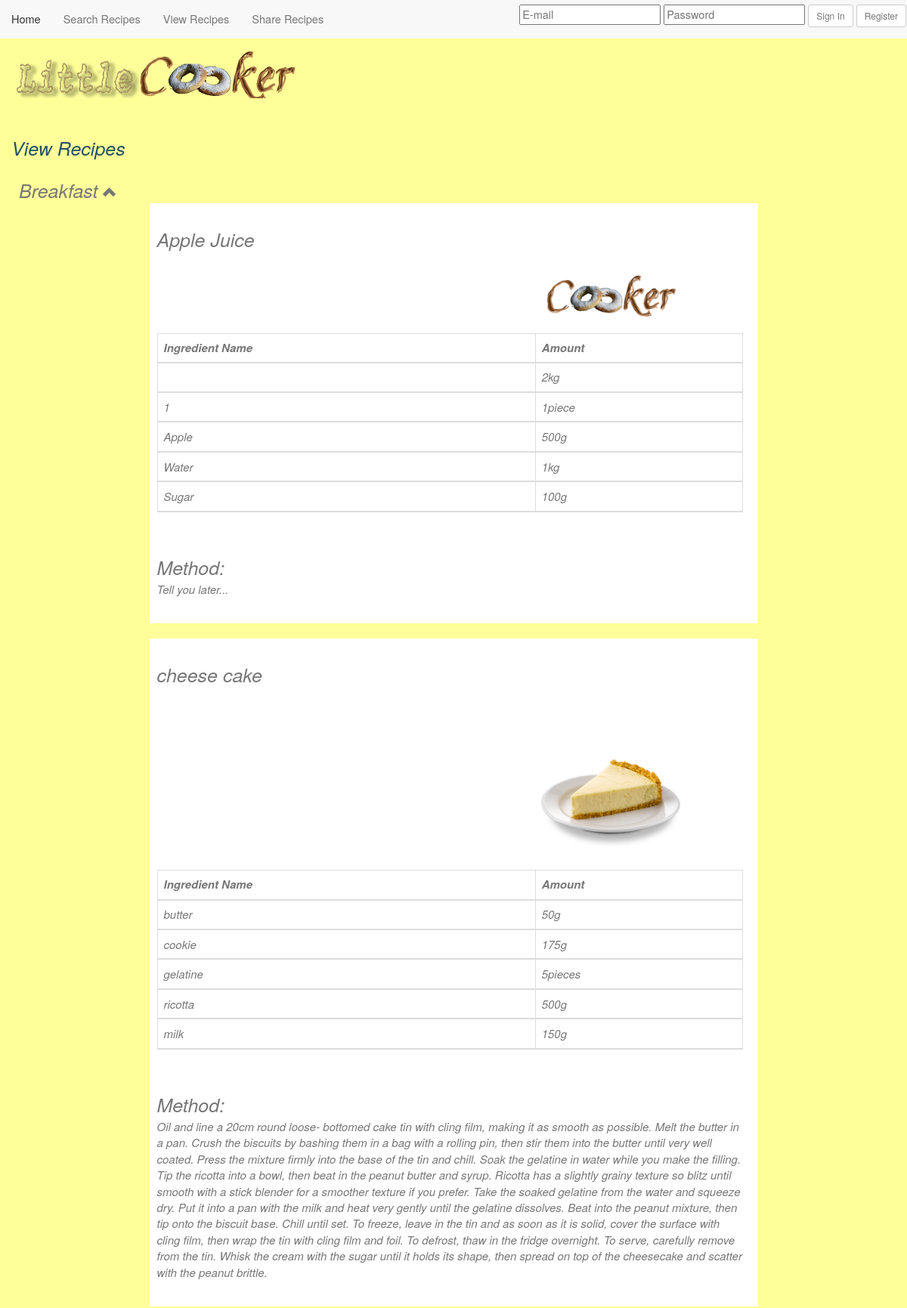
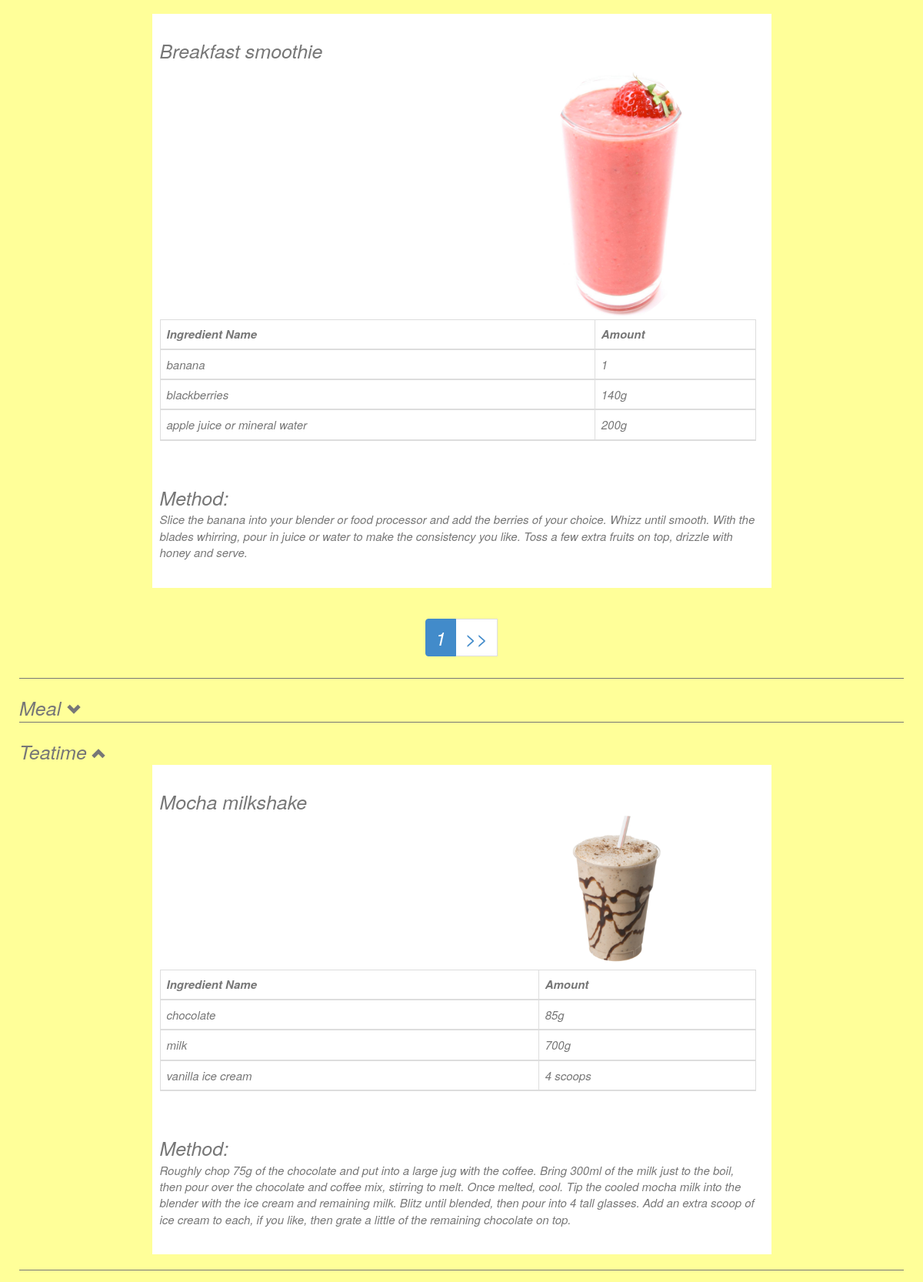
The page /recipeView.php?&&Breakfast=0&Teatime=0 (upper part) on the database its author committed (2 pictures, top to bottom).
### tables this page shows
CREATE TABLE `recipes` (
  `id` int(11) NOT NULL AUTO_INCREMENT,
  `name` varchar(100) NOT NULL,
  `occasion` enum('Breakfast','Meal','Teatime','Party') DEFAULT NULL,
  `method` text,
  `user` int(11) DEFAULT NULL,
  PRIMARY KEY (`id`)
);

CREATE TABLE `ingredients` (
  `id` int(10) unsigned NOT NULL AUTO_INCREMENT,
  `name` varchar(255) NOT NULL,
  `type` enum('vegetable','fruit','meat','diary','snack','condiment') NOT NULL,
  PRIMARY KEY (`id`)
);

CREATE TABLE `recipesingredients` (
  `id` int(10) unsigned NOT NULL AUTO_INCREMENT,
  `recipe` int(11) NOT NULL,
  `ingredient` int(11) NOT NULL,
  `created_at` timestamp NOT NULL DEFAULT '0000-00-00 00:00:00',
  `updated_at` timestamp NOT NULL DEFAULT '0000-00-00 00:00:00',
  `amount` varchar(100) DEFAULT NULL,
  PRIMARY KEY (`id`),
  KEY `recipesingredients_recipe_index` (`recipe`)
);

### developper/show.php (the view, shortened to what this page needs)
<?php
function show($object,$index,$no,$pag,$url){
        $dsn= database::connect();
        $result=$dsn->query("SELECT * FROM `recipes` WHERE $object");
        $row = $result->fetchALL();
        $n=sizeof($row);
        $limit=3;
        $totalpage=floor(($n-1)/$limit)+1;
        $page=$no;
        if($page){
            $start=($page-1)*$limit;
        }
        else{
            $start=0;$page=1;
        }
        if($start+$limit<=$n){$fin=$start+$limit;}else{$fin=$n;};
            for($i=$start;$i<$fin;$i++ ){
                echo "<div class='recipe'>";
                $id=$row[$i]['id'];
                echo $row[$i]['name'];
                if(file_exists("recipeimg/".$id.".png")){
                    echo "<img class='img-circle' src='recipeimg/$id.png'>";
                }else{
                    echo"<img class='img-circle' src='recipeimg/cooker.png'>";
                }
                $id=$row[$i]['id'];
                $ing=$dsn->query("SELECT * FROM `recipesingredients` WHERE `recipe`='$id' ");
                echo"<table class='ingredient table table-bordered'><thead><tr><th>Ingredient Name</th><th>Amount</th><tr><thead>";
                $rowing=$ing->fetchALL();
                for($j=0;$j<sizeof($rowing);$j++){
                    $id=$rowing[$j]['ingredient'];
                    $ingname=$dsn->query("SELECT * FROM `ingredients` WHERE `id`='$id' ");
                    $name=$ingname->fetch(PDO::FETCH_ASSOC);
                    echo"<tr><td>";
                    echo $name['name'];
                    echo"</td><td>";
                    echo $rowing[$j]['amount'];
                    echo"</td></tr>";
                };
                echo"</table><br>Method:<br>";
                echo "<p class='method'>";
                echo $row[$i]["method"];
                echo '</p>';
                echo "</div>";
            };
            $pagination="";
            if($totalpage>1){
                $pagination.="<div class='text-center'><ul class='pagination'>";
                $pagination.="<li class='active'><a href='$url$index=$page&$pag'>$page</a></li>";
                if($page<$totalpage){
                    $pagination.="<li><a href='$url$index=$totalpage&$pag'>>></a><li>";
                }
                $pagination.="</ul></div>";
            }
            echo $pagination;
    }
?>

### css/perso.css (style rules this page uses)
body { font-size: 14px; background-color: #FFFF99; }
.jumbotron .ingredient { font-size:18px; width:100%; text-align: left; color:#777777; }
.jumbotron a { text-decoration: underline; font-style: italic; color:#8a6d3b; }
.recipe { padding:30px 20px 20px 10px; margin-left:auto; margin-right:auto; margin-bottom: 20px; width:70%; background: white; color:#777777; font-size:25px; }
.recipe .ingredient { font-size:15px; width:100%; text-align: left; color:#777777; }
.recipe .method { font-size:15px; color:#777777; }
.occasion a { color:inherit; }
.img-circle { margin-left: 500px; width:200px; }

### rows shown on the page
recipes: name "Apple Juice", method "Tell you later..."
recipesingredients: amount "2kg"
ingredients: name "1"
recipesingredients: amount "1piece"
ingredients: name "Apple"
recipesingredients: amount "500g"
ingredients: name "Water"
recipesingredients: amount "1kg"
ingredients: name "Sugar"
recipesingredients: amount "100g"
recipes: name "cheese cake", shows a picture, method "Oil and line a 20cm round loose- bottomed cake tin with cling film, making it as smooth as possible. Melt the butter in a pan. Crush the biscuits by bashing them in a bag with a rolling pin, then stir them into the butter until very well coated. Press the mixture firmly into the base of the tin and chill. Soak the gelatine in water while you make the filling. Tip the ricotta into a bowl, then beat in the peanut butter and syrup. Ricotta has a slightly grainy texture so blitz until smooth with a stick blender for a smoother texture if you prefer. Take the soaked gelatine from the water and squeeze dry. Put it into a pan with the milk and heat very gently until the gelatine dissolves. Beat…"
ingredients: name "butter"
recipesingredients: amount "50g"
ingredients: name "cookie"
recipesingredients: amount "175g"
ingredients: name "gelatine"
recipesingredients: amount "5pieces"
ingredients: name "ricotta"
recipesingredients: amount "500g"
ingredients: name "milk"
recipesingredients: amount "150g"
recipes: name "Breakfast smoothie", shows a picture, method "Slice the banana into your blender or food processor and add the berries of your choice. Whizz until smooth. With the blades whirring, pour in juice or water to make the consistency you like. Toss a few extra fruits on top, drizzle with honey and serve."
ingredients: name "banana"
recipesingredients: amount "1"
ingredients: name "blackberries"
recipesingredients: amount "140g"
ingredients: name "apple juice or mineral water"
recipesingredients: amount "200g"
recipes: name "Mocha milkshake", shows a picture, method "Roughly chop 75g of the chocolate and put into a large jug with the coffee. Bring 300ml of the milk just to the boil, then pour over the chocolate and coffee mix, stirring to melt. Once melted, cool. Tip the cooled mocha milk into the blender with the ice cream and remaining milk. Blitz until blended, then pour into 4 tall glasses. Add an extra scoop of ice cream to each, if you like, then grate a little of the remaining chocolate on top."
ingredients: name "chocolate"
recipesingredients: amount "85g"
recipesingredients: amount "700g"
ingredients: name "vanilla ice cream"
recipesingredients: amount "4 scoops"

### other values the page prints
$str "Breakfast Teatime"
$page "1"
$str "Meal"
